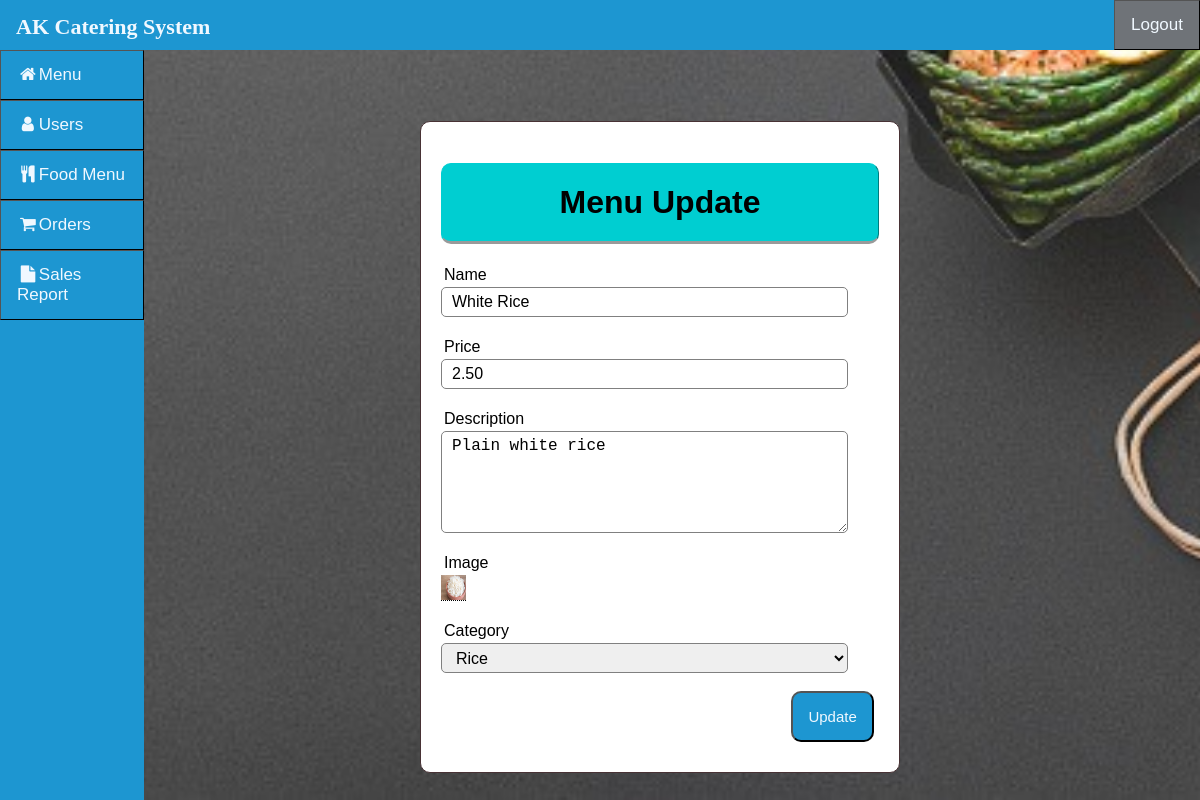
/Admin/MenuEdit.php?id=1 (signed in), run on the app's committed database.
### tables this page shows
CREATE TABLE `menu` (
  `id` int(9) NOT NULL,
  `name` varchar(255) NOT NULL,
  `description` varchar(400) NOT NULL,
  `price` float(8,2) NOT NULL,
  `image` varchar(255) DEFAULT NULL,
  `category` int(9) NOT NULL
);

### Admin/MenuEdit.php (the view, shortened to what this page needs)
<?php
if(isset ($_SESSION["username"]))
{
	include "Header.php";
?>
<!DOCTYPE html>
<html>
<head>
	<link rel="stylesheet" type="text/css" href="../CSS/topNav.css">
</head>
<body>
<?php
	$id = $_GET["id"];
	$queryGet = "select * from menu WHERE id = $id";
	$resultGet = mysqli_query($link,$queryGet);
	if(!$resultGet)
	{
		die ("Invalid Query - get Register List: ". mysqli_error($link));
	}
	else
	{?>
	<div class="wrapper">
		<div class="middle">
			<div class="contentnew">
			<form class = "content" style="position:absolute;width: 40%;" action="../Admin/Update.php" name="EditForm" method="POST" enctype="multipart/form-data">
				<h1 class="header">Menu Update</h1>
				<?php	while($baris= mysqli_fetch_array($resultGet, MYSQLI_BOTH))	{?>
					<div class="input-group">
						<label>Name</label>
						<input type="text" name="name" value="<?php echo $baris['name']; ?>"><br><br>
						<label>Price</label>
						<input type="number" name="price" step="0.01" value="<?php echo $baris['price'] ?>"><br><br>
						<label>Description</label>
						<textarea rows="5" cols="45" name="description" value="<?php echo $baris['description'] ;?>"><?php echo $baris['description'] ;?></textarea><br><br>
						<label>Image</label>
						<?php
					if($baris['image'] == NULL){	?>
						<input id="file-input" type="file" name="image" accept="image/png, image/jpeg" required>
		<?php	}		else{	?>
						<div class="tooltip"><a href="../MenuIMG/<?php echo $baris['image'];?>" target=”_blank”>
							<img border="0" alt="editB" src="../MenuIMG/<?php echo $baris['image'];?>" width="25" height="25">
							</a>
						</div><?php	}?><br><br>
						<label>Category</label>
						<select id="service" name="category">
							<?php
								if($baris['category']=="1")	echo "<option value='1' selected >Rice</option>";
								else	echo "<option value='1'>Rice</option>";
							?>
						</select><br><br>
						<button style="position: relative;left: 80%"; type="submit" class="btn" name="menu">Update</button>
					</div> <?php	}?>
			</form>
			</div>
		</div>
	</div>
	<?php
		}
}
else {
	echo "No session exists or session has expired. Please log in again ";
	echo "Page will be redirect in 5 seconds";
	header('Location: ../Auth/Login.php');
}?>
</body>
</html>

### css/topNav.css (style rules this page uses)
* { box-sizing: border-box; }
body { margin: 0; font-family: Arial, Helvetica, sans-serif !important; background-image: url("bc.jpg"); background-position: center; background-size: cover; background-attachment: fixed; position:absolute; top:10%; max-width: -webkit-fill-available; right: 0px; left: 0px; }
.wrapper { width: 100%; min-width: 1000px; }
h1, h2 { text-align:center; color:white; }
.header { width: auto; color: black; background:#00CED1; text-align: center; border: 1px solid #00CED1; border-bottom: none; border-radius: 10px 10px 10px 10px; border-style: outset; padding: 20px; }
.middle { width: 100%; position: relative; }
.middle:after { display: table; clear: both; content: ''; }
.contentnew { padding: 0 270px 0 270px; }
.content { position:fixed; top:10%; left:35%; width: 30%; margin: 0px auto; padding: 20px; border: 1px solid #483235; background: white; border-radius: 10px 10px 10px 10px; }
.input-group { margin: 10px 0px 10px 0px; }
.input-group label { display: block; text-align: left; margin: 3px; }
.input-group input { height: 30px; width: 93%; padding: 5px 10px; font-size: 16px; border-radius: 5px; border: 1px solid gray; }
.input-group select { height: 30px; width: 93%; padding: 5px 10px; font-size: 16px; border-radius: 5px; border: 1px solid gray; }
.input-group textarea { width: 93%; padding: 5px 10px; font-size: 16px; border-radius: 5px; border: 1px solid gray; }
.btn { padding: 15px; font-size: 15px; color: aliceblue; background:#1D96D1 ; border-style: outset; border-radius: 10px; cursor: pointer; }

### Admin/Header.php (style rules this page uses)
body { font-family: "Lato", sans-serif; }

### Admin/MenuEdit.php (style rules this page uses)
.tooltip { position: relative; display: inline-block; border-bottom: 1px dotted black; }

### data on the page
menu: name "White Rice", price "2.50", description "Plain white rice", image (picture), category "Rice"
